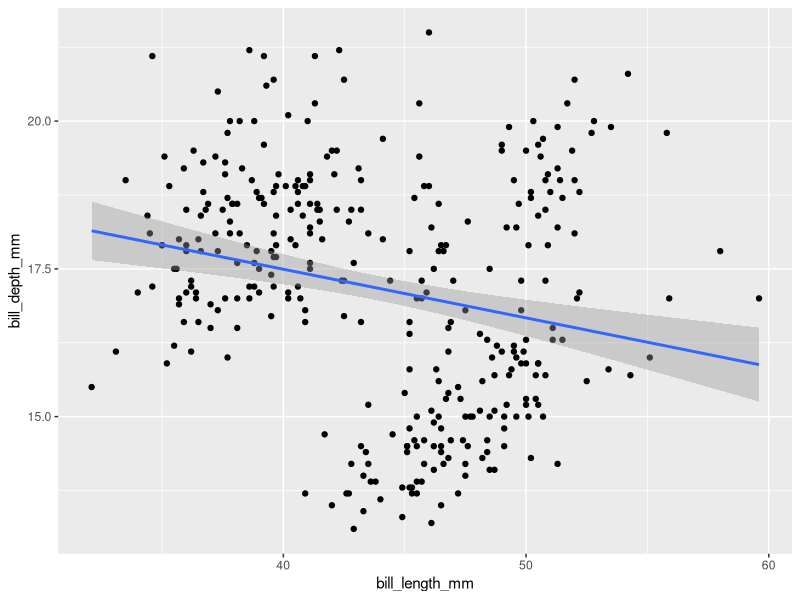
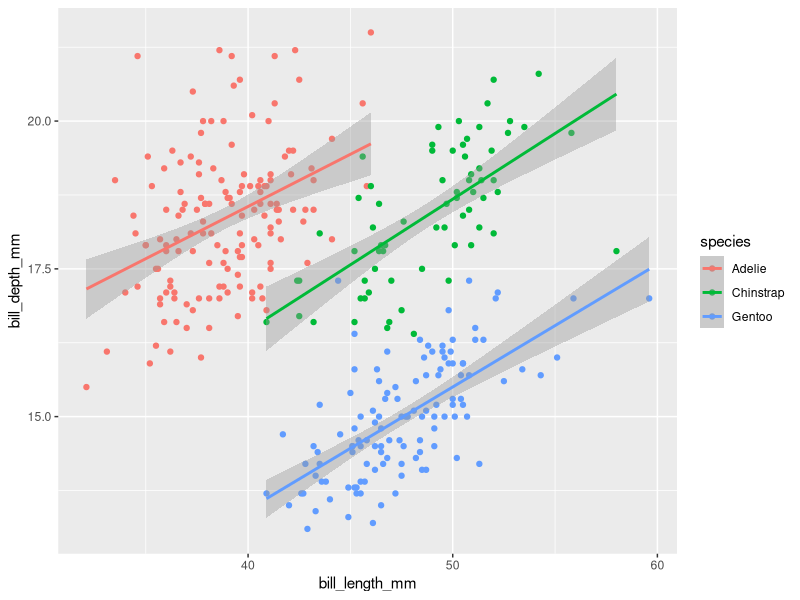
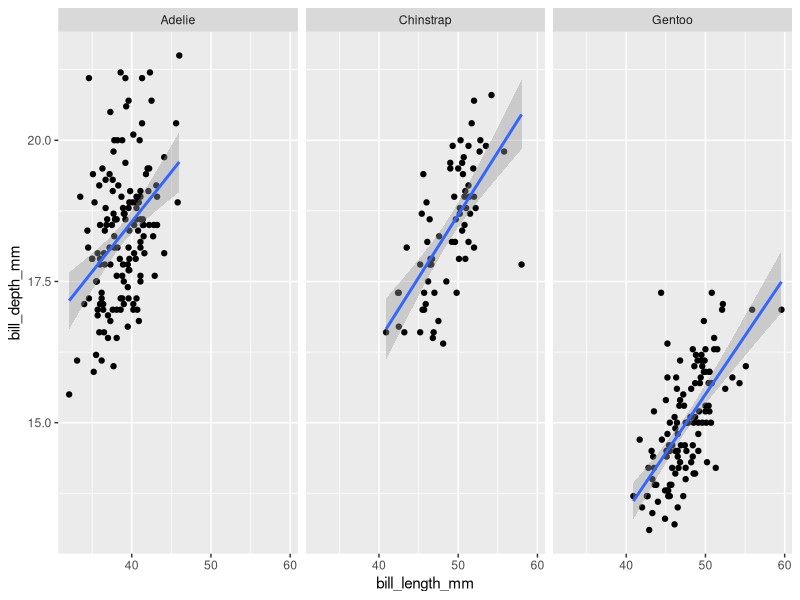
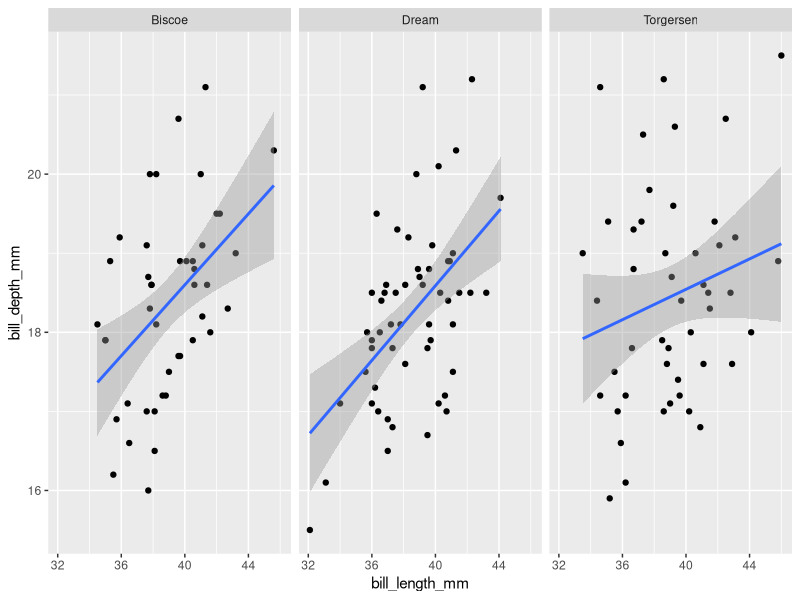
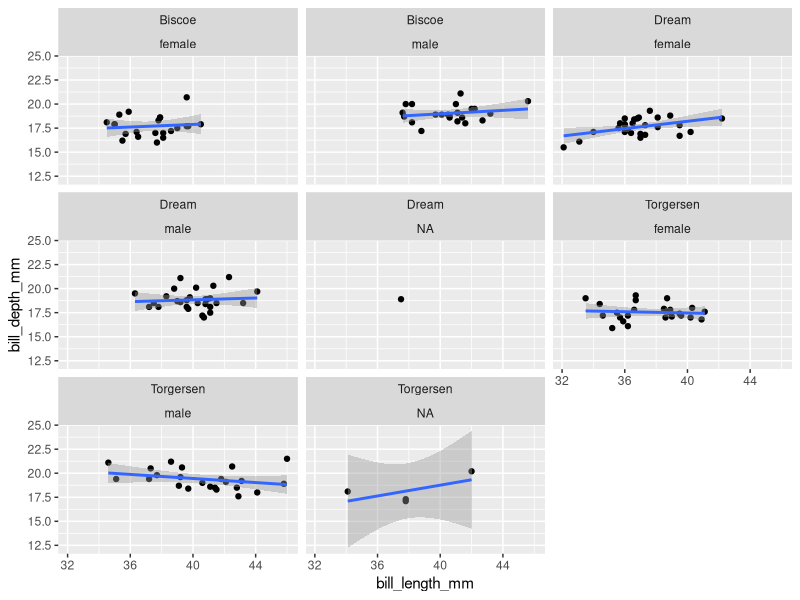
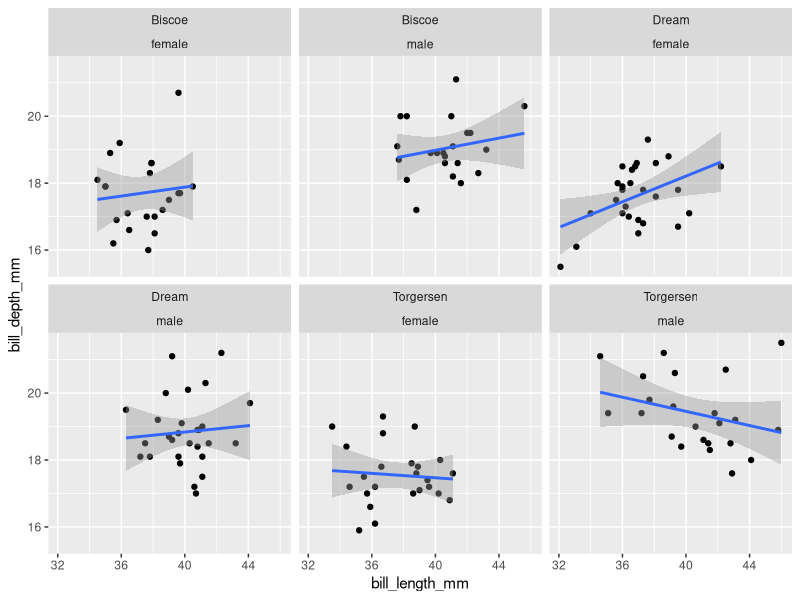
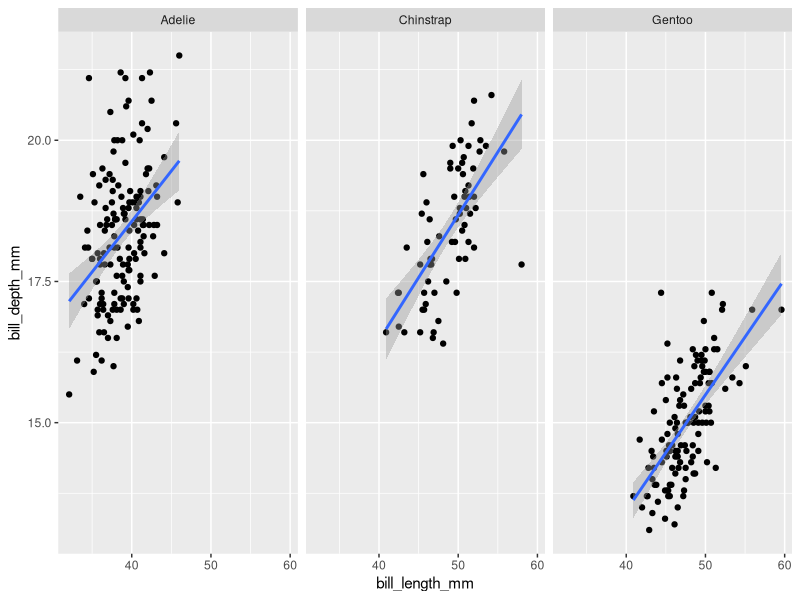
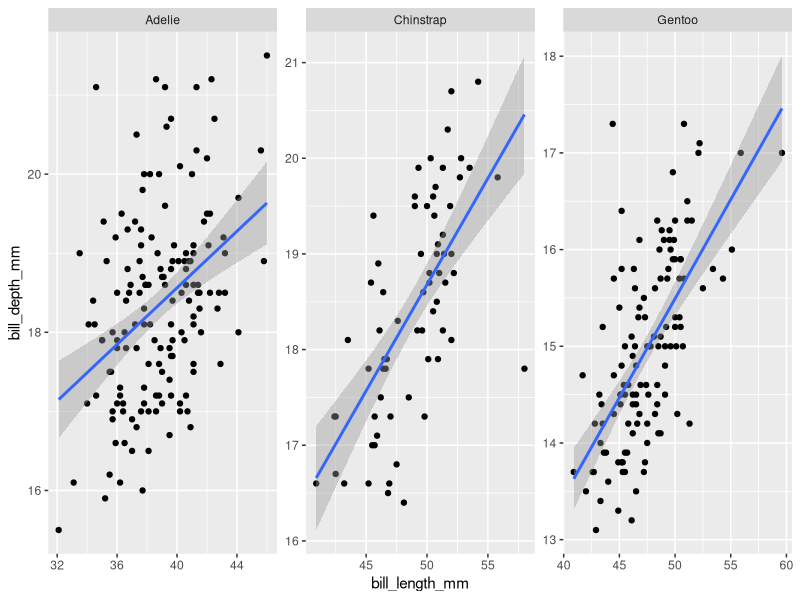

The R script that drew these images, in order:
## ---- chunk 1
library(palmerpenguins)
library(tidyverse)
## ---- chunk 2
penguins %>% 
  drop_na() %>%
  ggplot(aes(x = bill_length_mm, y = bill_depth_mm)) +
  geom_point() +
  geom_smooth(method = "lm")
## ---- chunk 3
penguins %>% 
  drop_na() %>%
  ggplot(aes(x = bill_length_mm, y = bill_depth_mm, color = species)) +
  geom_point() +
  geom_smooth(method = "lm")
## ---- chunk 4
penguins %>% 
  drop_na() %>%
  ggplot(aes(x = bill_length_mm, y = bill_depth_mm)) +
  geom_point() +
  geom_smooth(method = "lm") +
  facet_wrap("species")

## ---- chunk 5
penguins %>%
  drop_na() %>%
  filter(species == "Adelie") %>%
  ggplot(aes(x = bill_length_mm, y = bill_depth_mm)) +
  geom_point() +
  geom_smooth(method = "lm") +
  facet_wrap("island")
## ---- chunk 6
penguins %>% 
  filter(species == "Adelie") %>%
  ggplot(aes(x = bill_length_mm, y = bill_depth_mm)) +
  geom_point() +
  geom_smooth(method = "lm") +
  facet_wrap(c("island", "sex"))
## ---- chunk 7
penguins %>% 
  drop_na() %>%
  filter(species == "Adelie") %>%
  ggplot(aes(x = bill_length_mm, y = bill_depth_mm)) +
  geom_point() +
  geom_smooth(method = "lm") +
  facet_wrap(c("island", "sex"))
## ---- chunk 8
penguins %>% 
  ggplot(aes(x = bill_length_mm, y = bill_depth_mm)) +
  geom_point() +
  geom_smooth(method = "lm") +
  facet_wrap("species")
## ---- chunk 9
penguins %>% 
  ggplot(aes(x = bill_length_mm, y = bill_depth_mm)) +
  geom_point() +
  geom_smooth(method = "lm") +
  facet_wrap("species", scales = "free")
## ---- chunk 10
penguins %>% 
  drop_na() %>%
  filter(species == "Adelie") %>%
  ggplot(aes(x = bill_length_mm, y = bill_depth_mm)) +
  geom_point() +
  geom_smooth(method = "lm") +
  facet_grid(rows = vars(sex), cols = vars(island))

## ---- chunk 11
penguins %>% 
  drop_na() %>%
  filter(species == "Adelie") %>%
  ggplot(aes(x = bill_length_mm, y = bill_depth_mm)) +
  geom_point() +
  geom_smooth(method = "lm") +
  facet_wrap(c("island", "sex"))

## ---- chunk 12
library(patchwork)
## ---- chunk 13
avg_island_lgth <- penguins %>%
  drop_na() %>%
  group_by(island) %>%
  summarize("mean_bill_length" = mean(bill_length_mm)) %>%
  ggplot(aes(x = island, y = mean_bill_length)) +
  geom_col() +
  ggtitle("Average Penguin Bill Length")

mass_by_sex <- penguins %>%
  drop_na() %>%
  ggplot(aes(x = sex, y = body_mass_g)) +
  geom_boxplot() +
  ggtitle("Effect of Sex on Penguin Size")

lgth_by_depth <- penguins %>% 
  ggplot(aes(x = bill_length_mm, y = bill_depth_mm)) +
  geom_point() +
  geom_smooth(method = "lm") +
  facet_wrap("species") +
  ggtitle("Relationship Between Bill Length and Bill Depth")
## ---- chunk 14
lgth_by_depth / (avg_island_lgth + mass_by_sex)
## ---- chunk 15
bill_flipper <- penguins %>%
  drop_na() %>%
  ggplot(aes(x = bill_length_mm, y = flipper_length_mm)) +
  geom_point() +
  facet_wrap("species") +
  geom_smooth(method = "lm") +
  theme_classic() +
  labs(title = "Relationship Between Bill Length and Flipper Length",
       x = "Bill Length (mm)",
       y = "Flipper Length (mm)")
  
mass_yr <- penguins %>%
  drop_na() %>%
  mutate("year" = as.character(year)) %>%
  ggplot(aes(x = year, y = body_mass_g)) +
  geom_boxplot() + 
  theme_classic() +
  labs(title = "Penguin Size Over Time",
       x = "Body Mass (g)",
       y = "Year")

bill_flipper / mass_yr + 
  plot_annotation(tag_levels = 'A')

